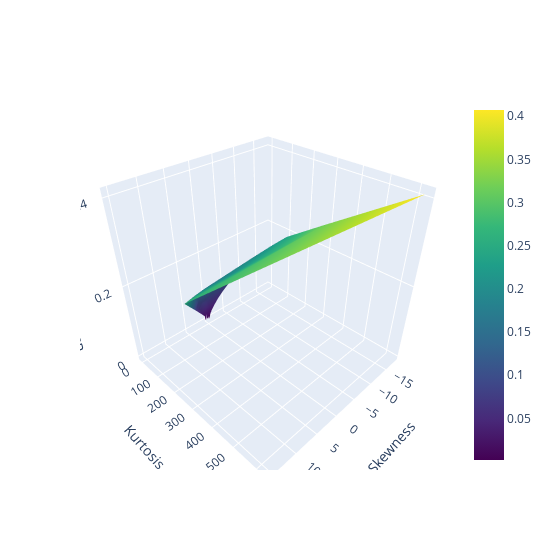

The notebook cell this image was saved under:
### Code cell
import plotly.graph_objects as go
import numpy as np

# Download data set from plotly repo
fig = go.Figure(data=[go.Mesh3d(x=skews,
                                y=kurts,
                                z=standard_errors,
                                intensity=standard_errors,
                                colorscale='viridis',
                                opacity=1,
                               showscale=True)],
               layout=go.Layout(width=550,
                                height=550,
                               ))

fig.update_scenes(xaxis_title_text='Skewness',
                  yaxis_title_text='Kurtosis',
                  zaxis_title_text='Std Dev of SR')

fig.show()

### Figure 1 — Plotly figure (JSON) as saved in the notebook; plotly's stock layout.template omitted (floating-point values rounded to 4 significant figures; data arrays with more than 128 entries replaced by an {"elided": "..."} marker saying what was removed)
{"data": [{"colorscale": [[0, "#440154"], [0.1111, "#482878"], [0.2222, "#3e4989"], [0.3333, "#31688e"], [0.4444, "#26828e"], [0.5556, "#1f9e89"], [0.6667, "#35b779"], [0.7778, "#6ece58"], [0.8889, "#b5de2b"], [1, "#fde725"]], "intensity": {"elided": "845 float values"}, "opacity": 1, "showscale": true, "type": "mesh3d", "x": {"elided": "845 float values"}, "y": {"elided": "845 float values"}, "z": {"elided": "845 float values"}}], "layout": {"height": 550, "scene": {"aspectmode": "auto", "aspectratio": {"x": 1, "y": 1, "z": 1}, "xaxis": {"title": {"text": "Skewness"}, "type": "linear"}, "yaxis": {"title": {"text": "Kurtosis"}, "type": "linear"}, "zaxis": {"title": {"text": "Std Dev of SR"}, "type": "linear"}}, "width": 550}}
